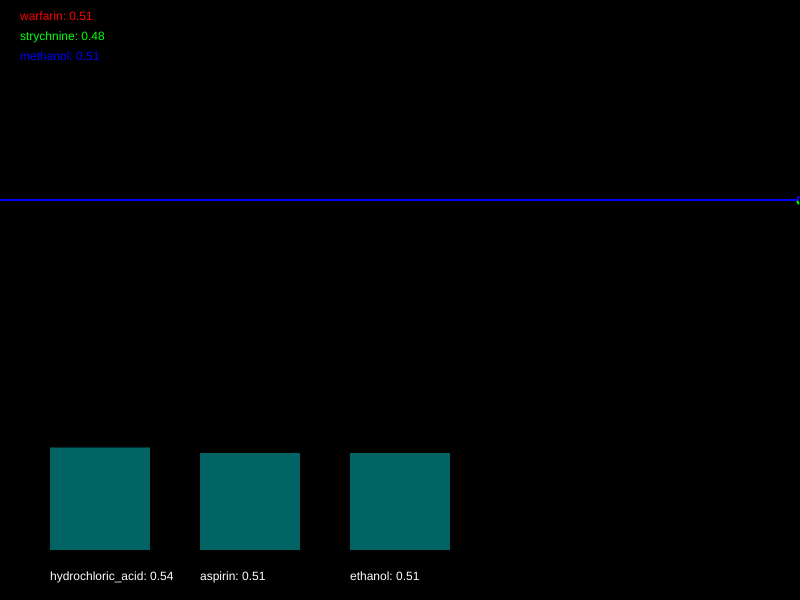
Frame 1 (no input)
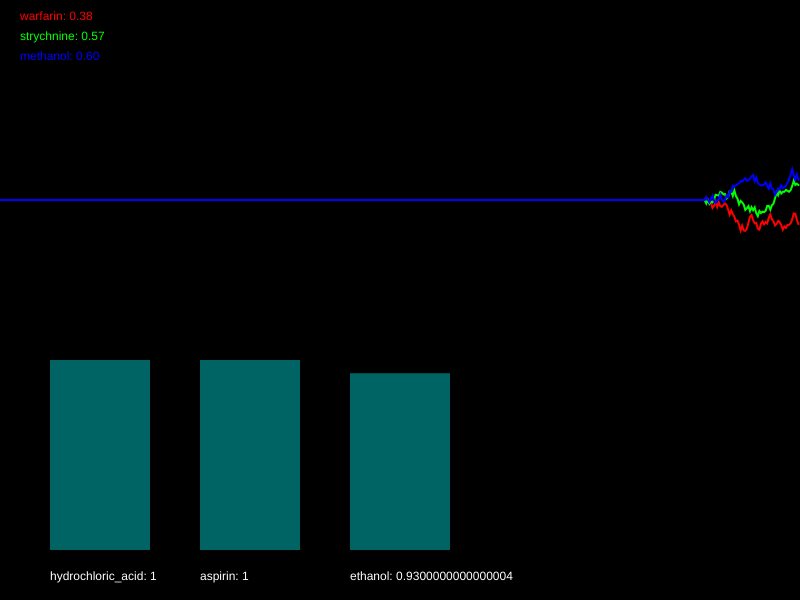
Frame 60 (no input)
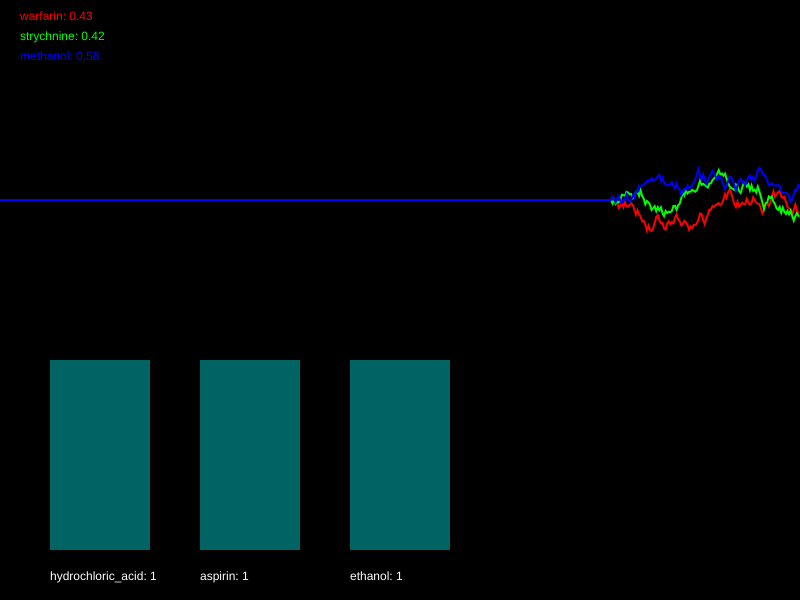
Frame 120 (the mouse pressed at the canvas centre since frame 60)

The p5.js sketch that drew these frames (run headless with seeded random() and noise() and a simulated clock; from frame 60 on, the mouse is pressed at the canvas centre):

// p5.js sketch
// ── sketch.js
/*

Officer: 5714476
CaseNum: 401-0-50098695-5714476

Case 401 - The Case of Norbert's Weiner Stand
Stage 1 - Noxious Weiner

Console city has been plunged into chaos. The notorious poisoner Norbert has struck the
population down with a potent poison. Word has it that he is smuggling his venomous filth
via a streetside weiner stand. Hundreds of people have been affected, and the municipal
water company tells me that their sewers are at full capacity. This is no laughing matter.
I need you to head down to our lab and work on an antidote.

You must develop the antidote by using conditional statements in the draw loop to
do the following:


You must develop the antidote by using conditional statements in the draw loop to
do the following.

	- If strychnine dips below 0.31, try decreasing hydrochloric_acid by 0.01
	- When methanol dips below 0.6, try increasing hydrochloric_acid by 0.04
	- If methanol dips below 0.47, decrease aspirin by 0.04
	- If strychnine dips below 0.75, increase aspirin by 0.01
	- When strychnine dips below 0.3, decrement ethanol by 0.05
	- When methanol dips below 0.59, increase ethanol by 0.01


Your conditional statements should:

consider the following poisons:

	- warfarin
	- strychnine
	- methanol


and modify the following antidotes:

	- hydrochloric_acid
	- aspirin
	- ethanol


- There are many ways to complete this task but you should only use the
following commands:

	if(){}
	+=
	-=

*/

//Declare the poison variables
var warfarin;
var strychnine;
var methanol;


//Declare the antidote variables
var hydrochloric_acid;
var aspirin;
var ethanol;


//This variable is used for drawing the graph
var graphs;


function setup()
{

	createCanvas(800,600);
	strokeWeight(2);

	//initialise the poisons and antidotes
	warfarin = 0.5;
	strychnine = 0.5;
	methanol = 0.5;
	hydrochloric_acid = 0.5;
	aspirin = 0.5;
	ethanol = 0.5;


	//fills the graph with empty values
	graphs = [];

	for(var i = 0; i < 3; i++)
	{
		graphs.push([]);
		for(var j = 0; j < 512; j++)
		{
			graphs[i].push(0.5);
		}
	}

}

function draw()
{

	//Develop the antidote below
	//Write conditional statements to change the amount of each substance ...

	if (strychnine < 0.31){
		hydrochloric_acid -= 0.01;
	}

	if (methanol < 0.6){
		hydrochloric_acid += 0.04;
	}

	if (methanol < 0.47){
		aspirin -= 0.04;
	}

	if (strychnine < 0.75){
		aspirin += 0.01
	}	

	if (strychnine < 0.3){
		ethanol -= 0.05
	}

	if (methanol < 0.59){
		ethanol += 0.01 
	}

	//////////////////////////////////////////////////////

	//the code below generates new values using random numbers

	/*
		For testing, you might want to temporarily comment out
		these lines and set the same variables to constant values
		instead.
	*/

	warfarin = nextValue(graphs[0],warfarin);
	strychnine = nextValue(graphs[1],strychnine);
	methanol = nextValue(graphs[2],methanol);


	hydrochloric_acid = constrain(hydrochloric_acid, 0, 1);
	aspirin = constrain(aspirin, 0, 1);
	ethanol = constrain(ethanol, 0, 1);


	///////// DO NOT CHANGE THE CODE BELOW ///////////

	//drawing code

	// set background
	background(0);
	noFill();

	//draw the graphs for the vitals
	var colors = [
	color(255, 0, 0),
	color(0, 255, 0),
	color(0, 0, 255),
	color(255, 0, 255),
	color(255, 255, 0),
	color(0, 255, 255)
	];

	for(var i = 0; i < graphs.length; i++)
	{
		stroke(colors[i]);
		drawGraph(graphs[i]);
	}

	//draw the poisons as text
	noStroke();
	fill(colors[0]);
	text('warfarin: ' + nf(warfarin,1,2), 20,20);
	fill(colors[1]);
	text('strychnine: ' + nf(strychnine,1,2), 20,40);
	fill(colors[2]);
	text('methanol: ' + nf(methanol,1,2), 20,60);


	//draw the antidotes bar chart
	drawBar(hydrochloric_acid,50,'hydrochloric_acid');
	drawBar(aspirin,200,'aspirin');
	drawBar(ethanol,350,'ethanol');


}

function nextValue(graph, val)
{
	//gets the next value for a vital and puts it in an array for drawing
	var delta = random(-0.03,0.03);

	val += delta;
	if(val > 1 || val < 0)
	{
		delta *= -1;
		val += delta * 2;
	}

	graph.push(val)
	graph.shift();
	return val;
}

function drawGraph(graph)
{
	//draws an array as a graph
	beginShape();
	for(var i = 0; i < graph.length; i++)
	{
			vertex(width * i/512, height * 0.5 - graph[i]* height/3)
	}
	endShape();
}


function drawBar(val, x, name)
{
	//draws the bars for bar chart
    noStroke();
    fill(0,100,100);
	var mh = height * 0.4 - 50;
	rect(x,(height - 50) - val*mh, 100, val*mh);
    fill(255);
	text(name + ": " + val, x, height - 20);
}
